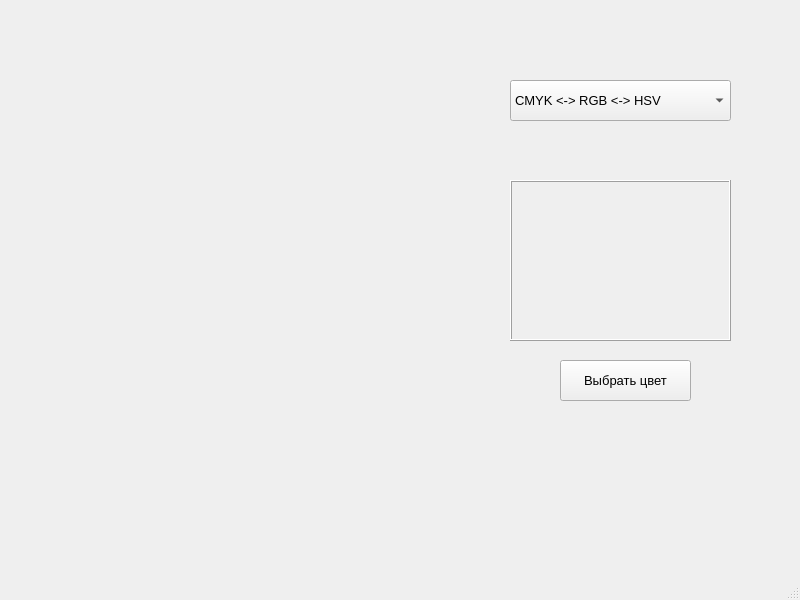
<?xml version="1.0" encoding="UTF-8"?>
<ui version="4.0">
 <class>Widget</class>
 <widget class="QMainWindow" name="Widget">
  <property name="geometry">
   <rect>
    <x>0</x>
    <y>0</y>
    <width>800</width>
    <height>600</height>
   </rect>
  </property>
  <property name="windowTitle">
   <string>Widget</string>
  </property>
  <widget class="QWidget" name="centralwidget">
   <widget class="QComboBox" name="selectModel">
    <property name="geometry">
     <rect>
      <x>510</x>
      <y>80</y>
      <width>221</width>
      <height>41</height>
     </rect>
    </property>
    <property name="font">
     <font>
      <pointsize>10</pointsize>
     </font>
    </property>
    <item>
     <property name="text">
      <string>CMYK &lt;-&gt; RGB &lt;-&gt; HSV</string>
     </property>
    </item>
   </widget>
   <widget class="QPushButton" name="chooseColorButton">
    <property name="geometry">
     <rect>
      <x>560</x>
      <y>360</y>
      <width>131</width>
      <height>41</height>
     </rect>
    </property>
    <property name="font">
     <font>
      <pointsize>10</pointsize>
     </font>
    </property>
    <property name="text">
     <string>Выбрать цвет</string>
    </property>
   </widget>
   <widget class="QFrame" name="colorShowcase">
    <property name="geometry">
     <rect>
      <x>510</x>
      <y>180</y>
      <width>221</width>
      <height>161</height>
     </rect>
    </property>
    <property name="frameShape">
     <enum>QFrame::Box</enum>
    </property>
    <property name="frameShadow">
     <enum>QFrame::Raised</enum>
    </property>
    <widget class="QFrame" name="colorShowcase_2">
     <property name="geometry">
      <rect>
       <x>0</x>
       <y>0</y>
       <width>221</width>
       <height>161</height>
      </rect>
     </property>
     <property name="frameShape">
      <enum>QFrame::Box</enum>
     </property>
     <property name="frameShadow">
      <enum>QFrame::Raised</enum>
     </property>
    </widget>
   </widget>
   <widget class="QPushButton" name="chooseColorButton_2">
    <property name="geometry">
     <rect>
      <x>770</x>
      <y>810</y>
      <width>131</width>
      <height>41</height>
     </rect>
    </property>
    <property name="font">
     <font>
      <pointsize>10</pointsize>
     </font>
    </property>
    <property name="text">
     <string>Выбрать цвет</string>
    </property>
   </widget>
  </widget>
  <widget class="QMenuBar" name="menubar">
   <property name="geometry">
    <rect>
     <x>0</x>
     <y>0</y>
     <width>800</width>
     <height>25</height>
    </rect>
   </property>
  </widget>
  <widget class="QStatusBar" name="statusbar"/>
 </widget>
 <resources/>
 <connections/>
</ui>
